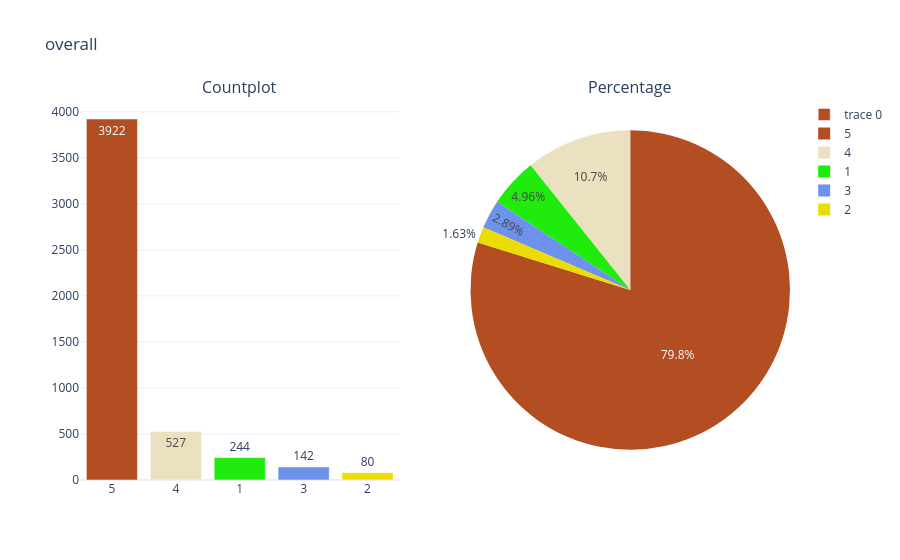

The notebook cell this image was saved under:
### Code cell
categorical_variable_summary(df, 'overall')

### Figure 1 — Plotly figure (JSON) as saved in the notebook; plotly's stock layout.template omitted (floating-point values rounded to 4 significant figures)
{"data": [{"marker": {"color": ["#B34D22", "#EBE0C0", "#1FEB0C", "#6C92EB", "#EBDC05"]}, "text": [3922.0, 527.0, 244.0, 142.0, 80.0], "type": "bar", "x": ["5", "4", "1", "3", "2"], "xaxis": "x", "y": [3922, 527, 244, 142, 80], "yaxis": "y"}, {"domain": {"x": [0.55, 1], "y": [0, 1]}, "labels": [5, 4, 1, 3, 2], "marker": {"colors": ["#B34D22", "#EBE0C0", "#1FEB0C", "#6C92EB", "#EBDC05"]}, "type": "pie", "values": [3922, 527, 244, 142, 80]}], "layout": {"annotations": [{"font": {"size": 16}, "showarrow": false, "text": "Countplot", "x": 0.225, "xanchor": "center", "xref": "paper", "y": 1, "yanchor": "bottom", "yref": "paper"}, {"font": {"size": 16}, "showarrow": false, "text": "Percentage", "x": 0.775, "xanchor": "center", "xref": "paper", "y": 1, "yanchor": "bottom", "yref": "paper"}], "autosize": true, "title": {"text": "overall"}, "xaxis": {"anchor": "y", "autorange": true, "domain": [0, 0.45], "range": [-0.5, 4.5], "type": "category"}, "yaxis": {"anchor": "x", "autorange": true, "domain": [0, 1], "range": [0, 4128.0], "type": "linear"}}}
